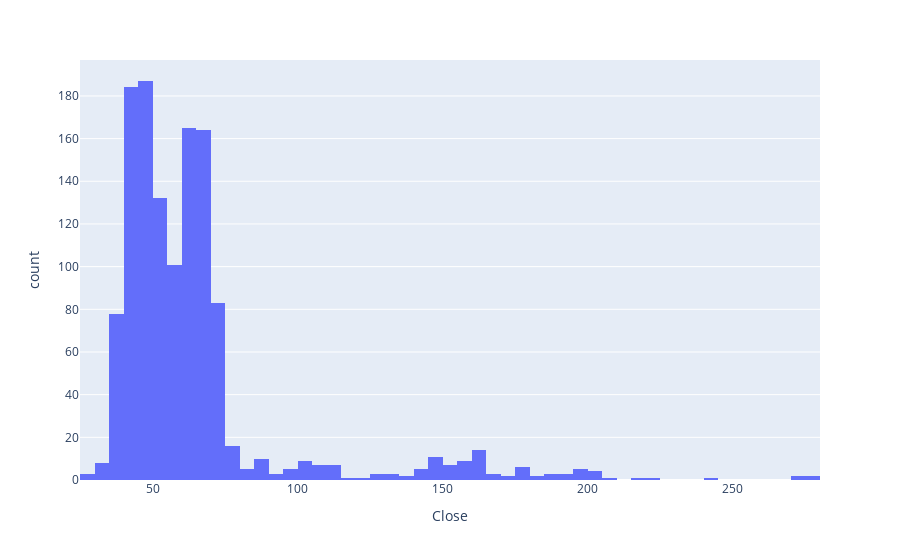

The notebook cell saved with this chart:
### Markdown cell above
## Data visualization - Histogram

### Code cell
fig=px.histogram(df,x="Close")
fig.show()

### Figure 1 — Plotly figure (JSON) as saved in the notebook; plotly's stock layout.template omitted (floating-point values rounded to 4 significant figures; data arrays with more than 128 entries replaced by an {"elided": "..."} marker saying what was removed)
{"data": [{"alignmentgroup": "True", "bingroup": "x", "hoverlabel": {"namelength": 0}, "hovertemplate": "Close=%{x}<br>count=%{y}", "legendgroup": "", "marker": {"color": "#636efa"}, "name": "", "offsetgroup": "", "orientation": "v", "showlegend": false, "type": "histogram", "x": {"elided": "1259 float values"}, "xaxis": "x", "yaxis": "y"}], "layout": {"barmode": "relative", "legend": {"tracegroupgap": 0}, "margin": {"t": 60}, "xaxis": {"anchor": "y", "domain": [0, 1], "title": {"text": "Close"}}, "yaxis": {"anchor": "x", "domain": [0, 1], "title": {"text": "count"}}}}
